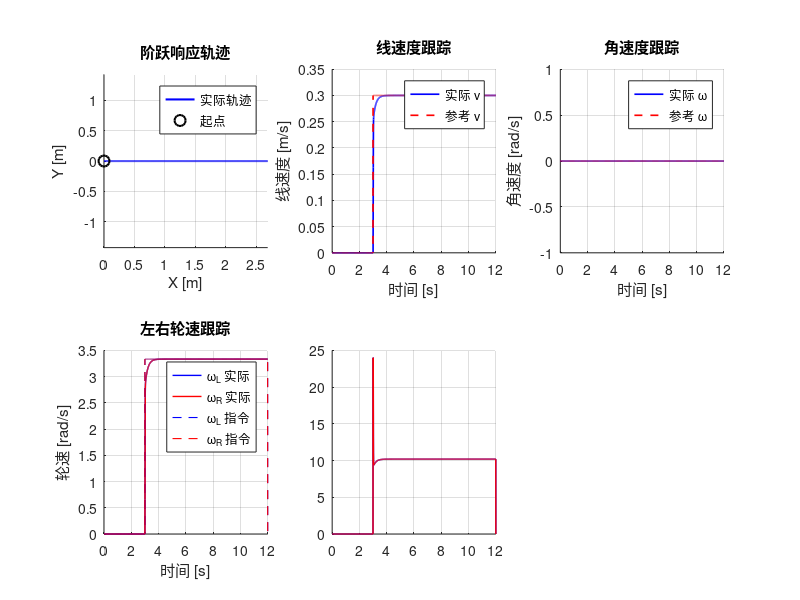

The MATLAB script that drew this image: (Note: this script raises an error after producing the figure.)
%% 双轮差速AGV双环PID控制仿真
%  外环(位姿环): 根据位置/航向偏差计算速度指令 v_cmd, ω_cmd
%  内环(轮速环): PI控制左右轮跟踪逆运动学解算的轮速指令
%  四种场景：阶跃响应、定点镇定、直线跟踪、圆形轨迹跟踪
clear; close all; clc;

%% —— 系统参数 ——

r = 0.09;  % 车轮半径(m)
L = 0.52;  % 轮距(m)
tau = 0.06;  % 电机机电时间常数(s)
K_motor = 0.327;  % 电机增益 (rad/s)/V

Ts = 0.005;  % 仿真步长(s)
T_sim = 12;  % 仿真时长(s)
t = 0:Ts:T_sim;
N = length(t);

Kp_v = 17.0;  % 速度环Kp
Ki_v = 103.0;  % 速度环Ki
u_sat = 24;  % 电压限幅(V)

Kp_dist  = 0.6;  % 距离增益
Kp_theta = 3.0;  % 航向Kp
Ki_theta = 0.2;  % 航向Ki
Kd_theta = 0.4;  % 航向Kd

v_max     = 0.5;  % 线速度上限(m/s)
omega_max = 2.5;  % 角速度上限(rad/s)

%% —— 主循环: 四种场景 ——

scenario_names = {'阶跃响应','定点镇定','直线跟踪','圆形跟踪'};

for SCENARIO = 1:4
fprintf('\n===== 场景%d: %s =====\n', SCENARIO, scenario_names{SCENARIO});

%% —— 状态预分配(每场景重置) ——

x = zeros(1,N);  y = zeros(1,N);
theta_act = zeros(1,N);
wL_act = zeros(1,N);  wR_act = zeros(1,N);
wL_ref = zeros(1,N);  wR_ref = zeros(1,N);
v_cmd  = zeros(1,N);  w_cmd  = zeros(1,N);
uL     = zeros(1,N);  uR     = zeros(1,N);

x(1) = 0;  y(1) = 0;  theta_act(1) = 0;  % 起点
wL_act(1) = 0;  wR_act(1) = 0;  % 初始静止

int_theta  = 0;  % 航向积分
err_theta_prev = 0;  % 上拍航向偏差

switch SCENARIO
    case 1  % 阶跃响应: 2.5s时给0.3m/s
        v_ref = [zeros(1,floor(N/4)), 0.3*ones(1,N-floor(N/4))];
        w_ref = zeros(1,N);

    case 2  % 定点镇定: 目标(2.0, 1.0, 45°)
        x_tgt = 2.0;  y_tgt = 1.0;
        theta_tgt = pi/4;
        v_ref = zeros(1,N);  w_ref = zeros(1,N);

    case 3  % 直线跟踪: y=0.6
        v_ref = 0.25 * ones(1,N);
        w_ref = zeros(1,N);

    case 4  % 圆形轨迹: R=0.8m, T=16s
        R_c = 0.8;
        w_c = 2*pi/16;
        v_ref = R_c * w_c * ones(1,N);
        w_ref = w_c * ones(1,N);
end

%% —— 主仿真循环 ——

int_L = 0;  int_R = 0;  % 左右轮速积分

for k = 1:N-1

    v_cur  = r/2 * (wL_act(k) + wR_act(k));  % 实际线速度(反馈)
    w_cur  = r/L * (wR_act(k) - wL_act(k));  % 实际角速度(反馈)

    switch SCENARIO
        case 1  % 阶跃响应
            v_cmd(k) = v_ref(k);
            w_cmd(k) = 0;

        case 2  % 定点镇定
            ex = x_tgt - x(k);  ey = y_tgt - y(k);
            dist_err = sqrt(ex^2 + ey^2);

            if dist_err > 0.08  % 远: 指向目标
                theta_des = atan2(ey, ex);
            else  % 近: 对准目标角度
                theta_des = theta_tgt;
            end
            e_theta = theta_des - theta_act(k);
            e_theta = atan2(sin(e_theta), cos(e_theta));  % 归一化

            int_theta = int_theta + e_theta * Ts;
            d_theta = (e_theta - err_theta_prev) / Ts;
            w_cmd(k) = Kp_theta*e_theta + Ki_theta*int_theta + Kd_theta*d_theta;
            err_theta_prev = e_theta;

            v_cmd(k) = Kp_dist * dist_err;  % 距离→速度
            if abs(e_theta) > pi/3  % 大角度先转向
                v_cmd(k) = v_cmd(k) * 0.2;
            end
            if dist_err < 0.08
                v_cmd(k) = v_cmd(k) * (dist_err / 0.08);
            end
            if dist_err < 0.01 && abs(e_theta) < 0.03  % 到位(1cm+1.7°)
                v_cmd(k) = 0;  w_cmd(k) = 0;
            end

        case 3  % 直线跟踪
            v_cmd(k) = v_ref(k);
            e_lat = 0.6 - y(k);
            e_theta = -theta_act(k);
            e_theta = atan2(sin(e_theta), cos(e_theta));

            int_theta = int_theta + e_theta * Ts;
            d_theta = (e_theta - err_theta_prev) / Ts;
            w_cmd(k) = Kp_theta*e_theta + Ki_theta*int_theta ...
                       + 0.5*Kp_dist*e_lat;  % +横向偏差前馈
            err_theta_prev = e_theta;

        case 4  % 圆形跟踪
            theta_ref = w_c * t(k);
            x_ref = R_c * cos(theta_ref);  y_ref = R_c * sin(theta_ref);

            ex = x_ref - x(k);  ey = y_ref - y(k);
            theta_path = theta_ref + pi/2;  % 切线方向

            cross_track = -sin(theta_path)*ex + cos(theta_path)*ey;  % 横向偏差
            theta_des = theta_path + atan(cross_track / 0.6);
            e_theta = theta_des - theta_act(k);
            e_theta = atan2(sin(e_theta), cos(e_theta));

            int_theta = int_theta + e_theta * Ts;
            d_theta = (e_theta - err_theta_prev) / Ts;
            w_cmd(k) = Kp_theta*e_theta + Ki_theta*int_theta + Kd_theta*d_theta;
            err_theta_prev = e_theta;

            along_track = cos(theta_path)*ex + sin(theta_path)*ey;  % 纵向偏差
            v_cmd(k) = v_ref(k) + Kp_dist * along_track;
    end

    v_cmd(k) = max(-v_max, min(v_max, v_cmd(k)));  % 限幅
    w_cmd(k) = max(-omega_max, min(omega_max, w_cmd(k)));

    wL_ref(k) = v_cmd(k)/r - w_cmd(k)*L/(2*r);  % 逆运动学→左轮指令
    wR_ref(k) = v_cmd(k)/r + w_cmd(k)*L/(2*r);  % 逆运动学→右轮指令

    eL = wL_ref(k) - wL_act(k);  % 左轮偏差
    eR = wR_ref(k) - wR_act(k);  % 右轮偏差

    if abs(eL) < 5.0, int_L = int_L + eL * Ts; else int_L = 0; end  % 积分分离(阈值≈最高轮速5.6rad/s)
    if abs(eR) < 5.0, int_R = int_R + eR * Ts; else int_R = 0; end

    uL(k) = Kp_v * eL + Ki_v * int_L;  % 左PI
    uR(k) = Kp_v * eR + Ki_v * int_R;  % 右PI

    if uL(k) > u_sat  % 遇限削弱积分
        uL(k) = u_sat;  int_L = int_L - eL * Ts;
    elseif uL(k) < -u_sat
        uL(k) = -u_sat;  int_L = int_L - eL * Ts;
    end
    if uR(k) > u_sat
        uR(k) = u_sat;  int_R = int_R - eR * Ts;
    elseif uR(k) < -u_sat
        uR(k) = -u_sat;  int_R = int_R - eR * Ts;
    end

    wL_ss = K_motor * uL(k);  % 左轮稳态角速度
    wR_ss = K_motor * uR(k);  % 右轮稳态角速度
    dwL = (wL_ss - wL_act(k)) / tau;  % 一阶惯性环节
    dwR = (wR_ss - wR_act(k)) / tau;
    wL_act(k+1) = wL_act(k) + dwL * Ts;
    wR_act(k+1) = wR_act(k) + dwR * Ts;

    v_now  = r/2 * (wL_act(k+1) + wR_act(k+1));
    w_now  = r/L * (wR_act(k+1) - wL_act(k+1));

    x(k+1) = x(k) + v_now * cos(theta_act(k)) * Ts;
    y(k+1) = y(k) + v_now * sin(theta_act(k)) * Ts;
    theta_act(k+1) = theta_act(k) + w_now * Ts;

end
fprintf('仿真完成。\n');

%% —— 结果可视化 ——

figure('Name','双轮差速PID控制仿真','NumberTitle','off',...
       'Position',[100 60 1200 750]);

subplot(2,3,1);  hold on;  grid on;  axis equal;  % XY轨迹

switch SCENARIO
    case 1  % 阶跃响应
        plot(x, y, 'b-', 'LineWidth', 1.5);
        plot(x(1), y(1), 'ko', 'MarkerSize', 8, 'LineWidth', 1.5);
        legend('实际轨迹','起点','Location','best');
        title('阶跃响应轨迹');
    case 2  % 定点镇定
        plot(x, y, 'b-', 'LineWidth', 1.5);
        plot(x_tgt, y_tgt, 'r*', 'MarkerSize', 12, 'LineWidth', 2);
        plot(x(1), y(1), 'ko', 'MarkerSize', 8, 'LineWidth', 1.5);
        legend('实际轨迹','目标点','起点','Location','best');
        title('定点镇定轨迹');
    case 3  % 直线跟踪
        plot(x, y, 'b-', 'LineWidth', 1.5);
        yline(0.6, 'r--', 'LineWidth', 1.5);
        legend('实际轨迹','目标直线','Location','best');
        title('直线跟踪轨迹');
    case 4  % 圆形跟踪
        plot(x, y, 'b-', 'LineWidth', 1.2);
        theta_plot = linspace(0, 2*pi, 200);
        plot(R_c*cos(theta_plot), R_c*sin(theta_plot), 'r--', 'LineWidth', 1.5);
        legend('实际轨迹','参考圆','Location','best');
        title('圆形轨迹跟踪');
end
xlabel('X [m]');  ylabel('Y [m]');

subplot(2,3,2);  hold on;  grid on;  % 线速度
v_cur_all = r/2 * (wL_act + wR_act);
plot(t, v_cur_all, 'b-', 'LineWidth', 1.2);
plot(t, v_ref, 'r--', 'LineWidth', 1.2);
xlabel('时间 [s]');  ylabel('线速度 [m/s]');
legend('实际 v','参考 v','Location','best');
title('线速度跟踪');

subplot(2,3,3);  hold on;  grid on;  % 角速度
w_cur_all = r/L * (wR_act - wL_act);
plot(t, w_cur_all, 'b-', 'LineWidth', 1.2);
plot(t, w_ref, 'r--', 'LineWidth', 1.2);
xlabel('时间 [s]');  ylabel('角速度 [rad/s]');
legend('实际 \omega','参考 \omega','Location','best');
title('角速度跟踪');

subplot(2,3,4);  hold on;  grid on;  % 轮速跟踪
plot(t, wL_act, 'b-', 'LineWidth', 1.0);
plot(t, wR_act, 'r-', 'LineWidth', 1.0);
plot(t, wL_ref, 'b--', 'LineWidth', 0.8);
plot(t, wR_ref, 'r--', 'LineWidth', 0.8);
xlabel('时间 [s]');  ylabel('轮速 [rad/s]');
legend('\omega_L 实际','\omega_R 实际','\omega_L 指令','\omega_R 指令','Location','best');
title('左右轮速跟踪');

subplot(2,3,5);  hold on;  grid on;  % 电机电压
plot(t, uL, 'b-', 'LineWidth', 1.0);
plot(t, uR, 'r-', 'LineWidth', 1.0);
yline(u_sat, 'k--');  yline(-u_sat, 'k--');
xlabel('时间 [s]');  ylabel('电压 [V]');
legend('u_L','u_R','饱和限','Location','best');
title('电机控制电压');

subplot(2,3,6);  hold on;  grid on;  % 航向角
plot(t, theta_act * 180/pi, 'b-', 'LineWidth', 1.2);
if SCENARIO == 4
    plot(t, w_c * t * 180/pi, 'r--', 'LineWidth', 1.2);
    legend('实际 \theta','参考 \theta','Location','best');
elseif SCENARIO == 2
    yline(theta_tgt*180/pi, 'r--', 'LineWidth', 1.2);
    legend('实际 \theta','目标 \theta','Location','best');
end
xlabel('时间 [s]');  ylabel('航向角 [deg]');
title('航向角响应');

sgtitle('双轮差速AGV 双环PID控制仿真结果','FontSize',14,'FontWeight','bold');

out_dir = fullfile(fileparts(mfilename('fullpath')), '..', 'figures');
if ~exist(out_dir, 'dir'), mkdir(out_dir); end
fname = fullfile(out_dir, ['仿真结果_场景' num2str(SCENARIO) '_' scenario_names{SCENARIO} '.png']);
saveas(gcf, fname);
fprintf('图片已保存: %s\n', fname);

%% —— 控制性能指标 ——

fprintf('\n========== 控制性能指标 ==========\n');

idx_ss = floor(0.75*N):N;  % 稳态段(后1/4数据)
switch SCENARIO
    case 1  % 速度稳态误差
        v_err_ss = mean(abs(v_ref(idx_ss) - v_cur_all(idx_ss)));
        fprintf('速度稳态误差: %.4f m/s\n', v_err_ss);

    case 2  % 终点误差
        x_err = x_tgt - x(end);  y_err = y_tgt - y(end);
        t_err = theta_tgt - theta_act(end);
        t_err = atan2(sin(t_err), cos(t_err));
        fprintf('终点位置误差: (%.4f, %.4f) m\n', x_err, y_err);
        fprintf('终点航向误差: %.2f deg\n', t_err * 180/pi);

    case {3, 4}  % 连续跟踪RMSE
        v_err_rmse = sqrt(mean((v_ref(idx_ss) - v_cur_all(idx_ss)).^2));
        w_err_rmse = sqrt(mean((w_ref(idx_ss) - w_cur_all(idx_ss)).^2));
        fprintf('线速度 RMSE: %.4f m/s\n', v_err_rmse);
        fprintf('角速度 RMSE: %.4f rad/s\n', w_err_rmse);
        if SCENARIO == 4
            dist_to_center = abs(sqrt(x.^2 + y.^2) - R_c);
            fprintf('轨迹圆度 RMSE: %.4f m\n', sqrt(mean(dist_to_center(idx_ss).^2)));
        end
end

end  % for SCENARIO = 1:4

fprintf('================================\n');
